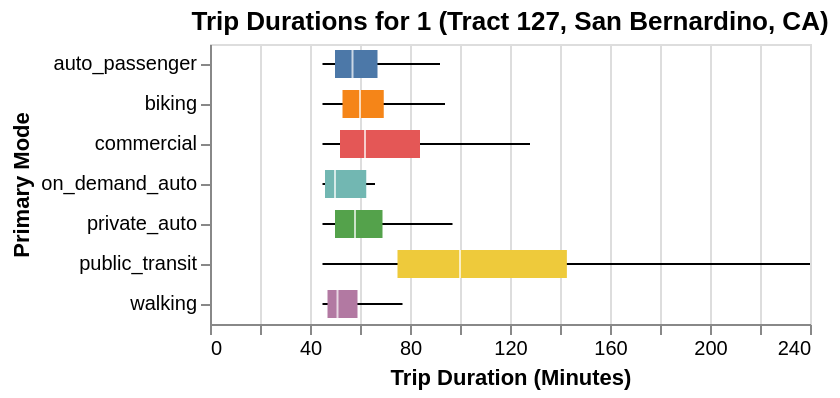
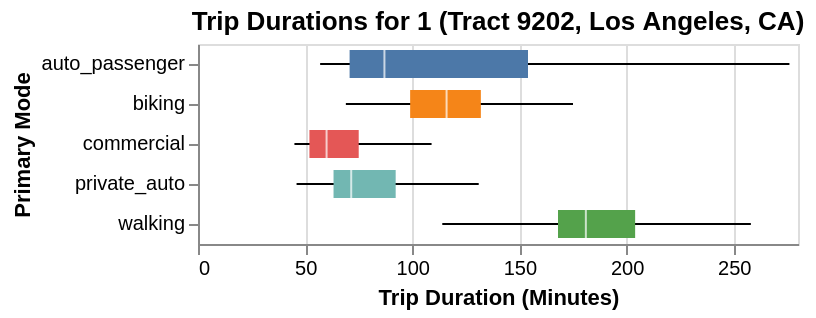

The cell these charts' notebook holds for them, in order:
### Code cell
for tract in origin_tracts_list:
    origins_subset = origins[origins["origin_bgrp_2020"] == tract ]
    origins_subset = origins_subset[origins_subset["primary_mode"]!="other_travel_mode"]
    
    k = 1.5
    group_by_column = "primary_mode"
    value_column = "trip_duration_minutes"

    agg_stats = origins_subset.groupby(group_by_column)[value_column].describe()
    
    agg_stats["iqr"] = agg_stats["75%"] - agg_stats["25%"]
    agg_stats["min_"] = agg_stats["25%"] - k * agg_stats["iqr"]
    agg_stats["max_"] = agg_stats["75%"] + k * agg_stats["iqr"]
    data_points = origins_subset[[value_column, group_by_column]].merge(agg_stats.reset_index()[[group_by_column, "min_", "max_"]])
    
    # This will be the lower end of the whisker
    agg_stats["lower"] = (
        data_points[data_points[value_column] >= data_points["min_"]]
        .groupby(group_by_column)[value_column]
        .min()
    )
    # This will be the upper end of the whisker
    agg_stats["upper"] = (
        data_points[data_points[value_column] <= data_points["max_"]]
        .groupby(group_by_column)[value_column]
        .max()
    )
    
    agg_stats = agg_stats.reset_index()

    base = alt.Chart(agg_stats).encode(y = alt.Y("primary_mode:N", title="Primary Mode")).properties(title= f"Trip Durations for {tract}")

    rules = base.mark_rule().encode(
        x= alt.X("lower").title("Trip Duration (Minutes)"),
        x2="upper",)
    
    bars = base.mark_bar(size=14).encode(
        x="25%",
        x2="75%",
        color=alt.Color("primary_mode").legend(None),)
    
    ticks = base.mark_tick(color="white", size=14).encode(
        x="50%"
    )
    
    outliers = base.transform_flatten(
        flatten=["outliers"]
    ).mark_point(
        style="boxplot-outliers"
    ).encode(
        x="outliers:Q",
        color="primary_mode",
    )

    display(rules + bars + ticks)

### Figure 1 — Vega specification as saved in the notebook (floating-point values rounded to 4 significant figures)
{"$schema": "https://vega.github.io/schema/vega/v5.json", "data": [{"name": "source_0"}, {"name": "data_0", "values": [{"lower": 45, "primary_mode": "auto_passenger", "upper": 92}, {"lower": 45, "primary_mode": "biking", "upper": 94}, {"lower": 45, "primary_mode": "commercial", "upper": 128}, {"lower": 45, "primary_mode": "on_demand_auto", "upper": 66}, {"lower": 45, "primary_mode": "private_auto", "upper": 97}, {"lower": 45, "primary_mode": "public_transit", "upper": 240}, {"lower": 45, "primary_mode": "walking", "upper": 77}]}, {"name": "data_1", "values": [{"25%": 50.0, "75%": 67.0, "primary_mode": "auto_passenger"}, {"25%": 53.0, "75%": 69.5, "primary_mode": "biking"}, {"25%": 52.0, "75%": 84.0, "primary_mode": "commercial"}, {"25%": 46.0, "75%": 62.5, "primary_mode": "on_demand_auto"}, {"25%": 50.0, "75%": 69.0, "primary_mode": "private_auto"}, {"25%": 75.0, "75%": 142.8, "primary_mode": "public_transit"}, {"25%": 47.0, "75%": 59.0, "primary_mode": "walking"}]}, {"name": "data_2", "values": [{"50%": 57.0, "primary_mode": "auto_passenger"}, {"50%": 60.0, "primary_mode": "biking"}, {"50%": 62.0, "primary_mode": "commercial"}, {"50%": 50.0, "primary_mode": "on_demand_auto"}, {"50%": 58.0, "primary_mode": "private_auto"}, {"50%": 100.0, "primary_mode": "public_transit"}, {"50%": 51.0, "primary_mode": "walking"}]}, {"name": "data_0_y_domain_primary_mode_0", "values": [{"primary_mode": "auto_passenger"}, {"primary_mode": "biking"}, {"primary_mode": "commercial"}, {"primary_mode": "on_demand_auto"}, {"primary_mode": "private_auto"}, {"primary_mode": "public_transit"}, {"primary_mode": "walking"}]}, {"name": "data_1_y_domain_primary_mode_1", "values": [{"primary_mode": "auto_passenger"}, {"primary_mode": "biking"}, {"primary_mode": "commercial"}, {"primary_mode": "on_demand_auto"}, {"primary_mode": "private_auto"}, {"primary_mode": "public_transit"}, {"primary_mode": "walking"}]}, {"name": "data_2_y_domain_primary_mode_2", "values": [{"primary_mode": "auto_passenger"}, {"primary_mode": "biking"}, {"primary_mode": "commercial"}, {"primary_mode": "on_demand_auto"}, {"primary_mode": "private_auto"}, {"primary_mode": "public_transit"}, {"primary_mode": "walking"}]}, {"name": "data_1_color_domain_primary_mode", "values": [{"primary_mode": "auto_passenger"}, {"primary_mode": "biking"}, {"primary_mode": "commercial"}, {"primary_mode": "on_demand_auto"}, {"primary_mode": "private_auto"}, {"primary_mode": "public_transit"}, {"primary_mode": "walking"}]}], "signals": [{"name": "y_step", "value": 20}, {"name": "height", "update": "bandspace(domain('y').length, 0, 0) * y_step"}], "marks": [{"type": "rule", "name": "layer_0_marks", "from": {"data": "data_0"}, "encode": {"update": {"x": {"field": "lower", "scale": "x"}, "x2": {"field": "upper", "scale": "x"}, "y": {"field": "primary_mode", "scale": "y", "band": 0.5}, "stroke": {"value": "black"}}}, "style": ["rule"]}, {"type": "rect", "name": "layer_1_marks", "from": {"data": "data_1"}, "encode": {"update": {"fill": {"field": "primary_mode", "scale": "color"}, "x2": {"field": "75%", "scale": "x"}, "yc": {"field": "primary_mode", "scale": "y", "band": 0.5}, "x": {"field": "25%", "scale": "x"}, "height": {"value": 14}}}, "style": ["bar"]}, {"type": "rect", "name": "layer_2_marks", "from": {"data": "data_2"}, "encode": {"update": {"yc": {"field": "primary_mode", "scale": "y", "band": 0.5}, "fill": {"value": "white"}, "width": {"value": 1}, "height": {"value": 14}, "xc": {"field": "50%", "scale": "x"}, "opacity": {"value": 0.7}}}, "style": ["tick"]}], "scales": [{"name": "x", "type": "linear", "domain": {"fields": [{"data": "data_0", "field": "lower"}, {"data": "data_0", "field": "upper"}, {"data": "data_1", "field": "25%"}, {"data": "data_1", "field": "75%"}, {"data": "data_2", "field": "50%"}]}, "range": [0, {"signal": "width"}], "zero": true, "nice": true}, {"name": "y", "type": "band", "domain": {"fields": [{"data": "data_0_y_domain_primary_mode_0", "field": "primary_mode"}, {"data": "data_1_y_domain_primary_mode_1", "field": "primary_mode"}, {"data": "data_2_y_domain_primary_mode_2", "field": "primary_mode"}], "sort": true}, "range": {"step": {"signal": "y_step"}}, "paddingInner": 0, "paddingOuter": 0}, {"name": "color", "type": "ordinal", "domain": {"data": "data_1_color_domain_primary_mode", "field": "primary_mode", "sort": true}, "range": "category"}], "axes": [{"scale": "x", "minExtent": 0, "gridScale": "y", "zindex": 0, "labels": false, "orient": "bottom", "ticks": false, "tickCount": {"signal": "ceil(width/40)"}, "grid": true, "aria": false, "domain": false, "maxExtent": 0}, {"scale": "x", "labelOverlap": true, "grid": false, "tickCount": {"signal": "ceil(width/40)"}, "orient": "bottom", "labelFlush": true, "zindex": 0, "title": "Trip Duration (Minutes)"}, {"scale": "y", "zindex": 0, "title": "Primary Mode", "orient": "left", "grid": false}], "title": {"text": "Trip Durations for 1 (Tract 127, San Bernardino, CA)", "frame": "group"}, "style": "cell", "width": 300, "padding": 5, "background": "white"}

### Figure 2 — Vega specification as saved in the notebook (floating-point values rounded to 4 significant figures)
{"$schema": "https://vega.github.io/schema/vega/v5.json", "data": [{"name": "source_0"}, {"name": "data_0", "values": [{"lower": 57, "primary_mode": "auto_passenger", "upper": 276}, {"lower": 69, "primary_mode": "biking", "upper": 175}, {"lower": 45, "primary_mode": "commercial", "upper": 109}, {"lower": 46, "primary_mode": "private_auto", "upper": 131}, {"lower": 114, "primary_mode": "walking", "upper": 258}]}, {"name": "data_1", "values": [{"25%": 70.75, "75%": 154.0, "primary_mode": "auto_passenger"}, {"25%": 99.0, "75%": 132.0, "primary_mode": "biking"}, {"25%": 52.0, "75%": 75.0, "primary_mode": "commercial"}, {"25%": 63.25, "75%": 92.25, "primary_mode": "private_auto"}, {"25%": 168.0, "75%": 204.0, "primary_mode": "walking"}]}, {"name": "data_2", "values": [{"50%": 87.0, "primary_mode": "auto_passenger"}, {"50%": 116.0, "primary_mode": "biking"}, {"50%": 60.0, "primary_mode": "commercial"}, {"50%": 71.5, "primary_mode": "private_auto"}, {"50%": 181.0, "primary_mode": "walking"}]}, {"name": "data_0_y_domain_primary_mode_0", "values": [{"primary_mode": "auto_passenger"}, {"primary_mode": "biking"}, {"primary_mode": "commercial"}, {"primary_mode": "private_auto"}, {"primary_mode": "walking"}]}, {"name": "data_1_y_domain_primary_mode_1", "values": [{"primary_mode": "auto_passenger"}, {"primary_mode": "biking"}, {"primary_mode": "commercial"}, {"primary_mode": "private_auto"}, {"primary_mode": "walking"}]}, {"name": "data_2_y_domain_primary_mode_2", "values": [{"primary_mode": "auto_passenger"}, {"primary_mode": "biking"}, {"primary_mode": "commercial"}, {"primary_mode": "private_auto"}, {"primary_mode": "walking"}]}, {"name": "data_1_color_domain_primary_mode", "values": [{"primary_mode": "auto_passenger"}, {"primary_mode": "biking"}, {"primary_mode": "commercial"}, {"primary_mode": "private_auto"}, {"primary_mode": "walking"}]}], "signals": [{"name": "y_step", "value": 20}, {"name": "height", "update": "bandspace(domain('y').length, 0, 0) * y_step"}], "marks": [{"type": "rule", "name": "layer_0_marks", "from": {"data": "data_0"}, "encode": {"update": {"x2": {"field": "upper", "scale": "x"}, "stroke": {"value": "black"}, "y": {"field": "primary_mode", "scale": "y", "band": 0.5}, "x": {"field": "lower", "scale": "x"}}}, "style": ["rule"]}, {"type": "rect", "name": "layer_1_marks", "from": {"data": "data_1"}, "encode": {"update": {"yc": {"field": "primary_mode", "scale": "y", "band": 0.5}, "height": {"value": 14}, "x": {"field": "25%", "scale": "x"}, "fill": {"field": "primary_mode", "scale": "color"}, "x2": {"field": "75%", "scale": "x"}}}, "style": ["bar"]}, {"type": "rect", "name": "layer_2_marks", "from": {"data": "data_2"}, "encode": {"update": {"width": {"value": 1}, "fill": {"value": "white"}, "yc": {"field": "primary_mode", "scale": "y", "band": 0.5}, "height": {"value": 14}, "xc": {"field": "50%", "scale": "x"}, "opacity": {"value": 0.7}}}, "style": ["tick"]}], "scales": [{"name": "x", "type": "linear", "domain": {"fields": [{"data": "data_0", "field": "lower"}, {"data": "data_0", "field": "upper"}, {"data": "data_1", "field": "25%"}, {"data": "data_1", "field": "75%"}, {"data": "data_2", "field": "50%"}]}, "range": [0, {"signal": "width"}], "nice": true, "zero": true}, {"name": "y", "type": "band", "domain": {"fields": [{"data": "data_0_y_domain_primary_mode_0", "field": "primary_mode"}, {"data": "data_1_y_domain_primary_mode_1", "field": "primary_mode"}, {"data": "data_2_y_domain_primary_mode_2", "field": "primary_mode"}], "sort": true}, "range": {"step": {"signal": "y_step"}}, "paddingInner": 0, "paddingOuter": 0}, {"name": "color", "type": "ordinal", "domain": {"data": "data_1_color_domain_primary_mode", "field": "primary_mode", "sort": true}, "range": "category"}], "axes": [{"scale": "x", "minExtent": 0, "orient": "bottom", "zindex": 0, "domain": false, "ticks": false, "grid": true, "tickCount": {"signal": "ceil(width/40)"}, "labels": false, "aria": false, "gridScale": "y", "maxExtent": 0}, {"scale": "x", "orient": "bottom", "title": "Trip Duration (Minutes)", "tickCount": {"signal": "ceil(width/40)"}, "zindex": 0, "labelFlush": true, "labelOverlap": true, "grid": false}, {"scale": "y", "grid": false, "title": "Primary Mode", "orient": "left", "zindex": 0}], "title": {"text": "Trip Durations for 1 (Tract 9202, Los Angeles, CA)", "frame": "group"}, "style": "cell", "width": 300, "padding": 5, "background": "white"}
